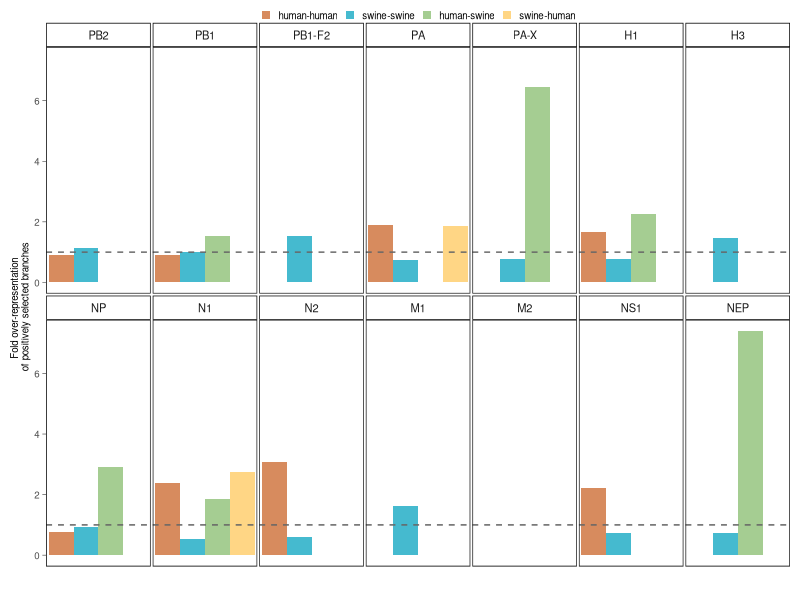

Reproduce this figure in R. (Note: this script raises an error after producing the figure.)
library(tidyverse)
library(dplyr)
library(ggplot2)
library(ggpubr)

setwd("PATH_TO_PROJECT_DIRECTORY")

#######################################
### Figure 3 - absrel and meme overview


theme1 <- theme(plot.title = element_blank(),
                legend.position = "top",
                legend.title = element_blank(),
                legend.key.size = unit(7, "points"),
                legend.text = element_text(size = 7),
                legend.spacing = unit(-0.5, "pt"),
                legend.margin = margin(unit(c(0.1,0,0.5,0.1), "lines")),
                axis.text.x = element_blank(),
                axis.ticks.x=element_blank(),
                axis.text.y = element_text(size = 7),
                axis.title.y = element_text(size = 7),
                axis.line = element_line(size = 0.1),
                axis.ticks = element_line(size = 0.2),
                strip.background = element_rect(linewidth = 0.5),
                strip.text = element_text(size = 8),
                panel.spacing.x = unit(0.1, "lines"), 
                panel.spacing.y = unit(0.1, "lines"),
                panel.grid.minor.x = element_blank(),
                panel.grid.major.x = element_blank(),
                panel.border = element_rect(fill = NA, color = "grey10", linewidth = 0.5),
                legend.box.spacing = unit(0.1, "lines"),
                plot.margin = unit(c(0.5,0.5,0.5,0.5), "lines"))

##
absrel <- read.table("selection_analysis/branch_selection.txt", header = TRUE) %>%
  mutate(Trait = case_when(
    Trait == "hu-hu" ~ "human-human",
    Trait == "sw-sw" ~ "swine-swine",
    Trait == "sw-hu" ~ "swine-human",
    Trait == "hu-sw" ~ "human-swine"))

trait_order <- c("human-human","swine-swine","human-swine", "swine-human")
protein_order <- c("PB2", "PB1", "PB1-F2", "PA", "PA-X", "H1", "H3", "NP", "N1", "N2", "M1", "M2", "NS1", "NEP")
absrel$Trait <- factor(absrel$Trait, levels=trait_order)
absrel$Segment <- factor(absrel$Segment, levels=protein_order)


absrel <- absrel %>%
  group_by(Segment) %>%
  mutate(total_selected = sum(N_selected_branches),
         selected_trait_of_total = N_selected_branches/total_selected,
         frac_trait_branches = Total_branches_trait/Total_branches_tree,
         norm_frac_selected = selected_trait_of_total/frac_trait_branches)


###########

# Plot

branch_selection_overview <- ggplot(absrel, aes(x = Trait, y = norm_frac_selected, fill = Trait)) +
  geom_bar(stat = "identity", position = "dodge", width = 1) +
  geom_hline(yintercept = 1, linetype = "dashed", color = "grey40") +
  labs(title = "",
       x = "",
       y = "Fold over-representation \nof positively selected branches") +
  scale_fill_manual(values = c("#D78B5E", "#45BACF", "#A5CD92", "#FFD685")) +
  facet_wrap(~Segment, nrow=2) +
  theme_classic() +
  theme1


##
meme <- read.table("selection_analysis/meme_selection.txt", header = TRUE)

trait_order <- c("human-human","swine-swine","human-swine", "swine-human")
protein_order <- c("PB2", "PB1", "PB1-F2", "PA", "PA-X", "H1", "H3", "NP", "N1", "N2", "M1", "M2", "NS1", "NEP")
meme$trait <- factor(meme$trait, levels=trait_order)
meme$protein <- factor(meme$protein, levels=protein_order)

meme <- meme %>%
  filter(!protein == "PB1-F2")

codon_selection_overview <- ggplot(meme, aes(x = trait, y = proportion_selected_positions, fill = trait)) +
  geom_bar(stat = "identity", position = "dodge", width = 1) +
  labs(title = "",
       x = "",
       y = "% codons under positive selection") +
  scale_fill_manual(values = c("#D78B5E", "#45BACF", "#A5CD92", "#FFD685")) +
  facet_wrap(~protein, nrow=2) +
  theme_classic() +
  theme1


###
Figure3_combined_plot <- ggarrange(branch_selection_overview, codon_selection_overview,
                               ncol = 1,
                               nrow = 2,
                               common.legend = TRUE,
                               legend = "top",
                               labels = c("a", "b"), 
                               font.label = list(size = 10))

ggsave("figures_tables/figure3_S3S4_selection/figure3_combined_selection_overview.png", plot = Figure3_combined_plot, dpi = 600, width = 8.5 , height = 15, units = "cm" )


################################################################################

# Sup. figures - unique vs shared selected positions

meme2 <- meme %>%
  select(protein, position, trait) %>%
  mutate(trait = case_when(
    trait == "human-human" ~ "hu-hu",
    trait == "swine-swine" ~ "sw-sw",
    trait == "swine-human" ~ "sw-hu",
    trait == "human-swine" ~ "hu-sw"))

trait_order <- c("hu-hu","sw-sw","hu-sw", "sw-hu")
protein_order <- c("PB2", "PB1", "PA", "PA-X", "H1", "H3", "NP", "N1", "N2", "M1", "M2", "NS1", "NEP")
meme2$trait <- factor(meme2$trait, levels=trait_order)
meme2$protein <- factor(meme2$protein, levels=protein_order)

# Count how many traits each position is associated with within each segment
position_counts <- meme2 %>%
  group_by(protein, position) %>%
  summarise(num_traits = n_distinct(trait), .groups = 'drop')
# Merge back with the original data and categorize positions as unique or shared
categorized_data <- meme2 %>%
  left_join(position_counts, by = c("protein", "position")) %>%
  mutate(status = ifelse(num_traits > 1, "shared", "unique"))
# Summarize the count of unique and shared positions for each trait within each segment
trait_summary <- categorized_data %>%
  group_by(protein, trait, status) %>%
  summarise(count = n_distinct(position), .groups = 'drop')

proportion_shared <- ggplot(trait_summary, aes(x = trait, y = count, fill = status)) +
  geom_bar(stat = "identity", position = "fill") +
  facet_wrap(~protein, ncol = 4) +
  labs(y = "Proportion of selected positions", x = "Trait") +
  scale_fill_manual(values = c("#B7B7A6", "#91A178")) +
  theme_classic() +
  theme(plot.title = element_blank(),
        legend.position = "top",
        legend.title = element_blank(),
        legend.key.size = unit(6, "points"),
        legend.text = element_text(size = 6),
        axis.text.x = element_text(size = 6, angle = 45, hjust = 1, vjust = 1.1),
        axis.ticks.x=element_blank(),
        axis.text.y = element_text(size = 6),
        axis.title.x = element_blank(),
        axis.title.y = element_text(size = 7),
        axis.line = element_line(size = 0.5),
        axis.ticks = element_line(size = 0.5),
        strip.background = element_rect(size = 0.6),
        strip.text = element_text(size = 7),
        panel.spacing.x = unit(0.2, "lines"), 
        panel.spacing.y = unit(0.1, "lines"),
        panel.grid.minor.x = element_blank(),
        panel.grid.major.x = element_blank(),
        panel.border = element_rect(fill = NA, color = "grey10", linewidth = 0.5),
        legend.box.spacing = unit(0.1, "lines"),
        plot.margin = unit(c(0.5,0.2,0,0.2), "lines"))


# Identify shared positions and associated traits
shared_positions <- meme2 %>%
  group_by(protein, position) %>%
  summarise(traits = toString(sort(unique(trait))), .groups = 'drop') %>%
  filter(n_distinct(traits) > 1) %>%
  mutate(traits = str_replace_all(traits, ",", ";"))
# Count occurrences of each shared trait combination
shared_counts <- shared_positions %>%
  group_by(protein, traits) %>%
  summarise(count = n(), .groups = 'drop')

shared_counts$traits <- factor(shared_counts$traits, levels=c("hu-hu", "sw-sw", "hu-sw", "sw-hu", 
                                                              "hu-hu; sw-sw", "hu-hu; hu-sw", "hu-hu; sw-hu",
                                                              "sw-sw; hu-sw", "sw-sw; sw-hu",
                                                              "hu-hu; sw-sw; hu-sw",
                                                              "hu-hu; sw-sw; sw-hu",
                                                              "sw-sw; hu-sw; sw-hu",
                                                              "hu-hu; sw-sw; hu-sw; sw-hu"))

distribution_shared <- ggplot(shared_counts, aes(x = traits, y = count, fill = traits)) +
  geom_bar(stat = "identity", position = "dodge") +
  facet_wrap(~protein, ncol = 2) +
  labs(y = "Count of selected positions", fill = "Transmission types") +
  scale_fill_manual(values = c("#D78B5E", "#45BACF", "#A5CD92", "#FFD685", 
                               "#8EA296", "#B1A175", "#EBB071", 
                               "#75C3B0", "#A2C8AA", 
                               "#91A885", 
                               "#D2D18B", 
                               "#A3C3C1", 
                               "#B0AF70")) +
  theme_classic() +
  guides(fill=guide_legend(nrow=4))+
  theme(plot.title = element_blank(),
        legend.position = "top",
        legend.title = element_blank(),
        legend.key.size = unit(6, "points"),
        legend.text = element_text(size = 6),
        axis.text.x = element_blank(),
        axis.ticks.x=element_blank(),
        axis.text.y = element_text(size = 6),
        axis.title.x = element_blank(),
        axis.title.y = element_text(size = 7),
        axis.line = element_line(size = 0.5),
        axis.ticks = element_line(size = 0.5),
        strip.background = element_rect(size = 0.6),
        strip.text = element_text(size = 7),
        panel.spacing.x = unit(0.2, "lines"), 
        panel.spacing.y = unit(0.1, "lines"),
        panel.grid.minor.x = element_blank(),
        panel.grid.major.x = element_blank(),
        panel.border = element_rect(fill = NA, color = "grey10", linewidth = 0.5),
        legend.box.spacing = unit(0.1, "lines"),
        plot.margin = unit(c(0.5,0.2,0,0.2), "lines"))


combined_shared_proportions <- ggarrange(proportion_shared, distribution_shared,
                                         ncol = 2,
                                         nrow = 1,
                                         labels = c("a", "b"),
                                         widths = c(1,1.2),
                                         font.label = list(size = 10))
## shared positions with FUBAR

fubar <- read.table("figures_tables/figure3_S3S4_selection/FUBAR_selected_positions.txt", header = TRUE)

merged_meme_fubar <- fubar %>%
  dplyr::rename(position = site) %>%
  filter(prob_neg > 0.9 | prob_pos > 0.9) %>%
  select(protein, position, prob_neg, prob_pos, omega) %>%
  inner_join(meme, by = c("protein", "position")) %>%
  group_by(protein, trait) %>%
  summarise(
    overlap_neg = sum(prob_neg > 0.9, na.rm = TRUE),
    overlap_pos = sum(prob_pos > 0.9, na.rm = TRUE)
  )

total_meme_counts <- meme %>%
  group_by(protein, trait) %>%
  summarise(total_positions = n())
   
meme_fubar_proportions <- merged_meme_fubar %>%
  inner_join(total_meme_counts, by = c("protein", "trait")) %>%
  mutate(
    "proportion positive" = (overlap_pos / total_positions)*100,
    "proportion purifying" = (overlap_neg / total_positions)*100
  )

shared_sites <- meme_fubar_proportions %>%
  select(protein, trait,  "proportion positive", "proportion purifying") %>%
  pivot_longer(cols = c("proportion positive", "proportion purifying"), names_to = "type", values_to = "proportion") %>%
  mutate(type = factor(type, levels = c("proportion positive", "proportion purifying"), labels = c("positive", "purifying")))

shared_sites$trait <- factor(shared_sites$trait, levels=trait_order)
shared_sites$protein <- factor(shared_sites$protein, levels=protein_order)



FUBAR_site_proportions <- ggplot(shared_sites, aes(x = trait, y = proportion, fill = trait, alpha = type)) +
  geom_bar(stat = "identity", position = "stack") +
  labs(title = "",
       x = "",
       y = "% MEME selected sites with selection by FUBAR",
       fill = "") +
  scale_fill_manual(values = c("#D78B5E", "#45BACF", "#A5CD92", "#FFD685")) +
  scale_alpha_manual(values = c(1, 0.3)) +
  scale_y_continuous(limits = c(0, 100.1), expand = c(0, 0.0)) +
  facet_wrap(~ protein, nrow = 1) +
  theme_classic() +
  theme1

FUBAR_site_proportions <- ggarrange(FUBAR_site_proportions,
                                    ncol = 1,
                                    nrow = 1,
                                    labels = c("c"),
                                    font.label = list(size = 10))


figS4 <- ggarrange(combined_shared_proportions, FUBAR_site_proportions,
                   ncol = 1,
                   nrow = 2,
                   heights = c(1.7,1))


ggsave("figures_tables/figure3_S3S4_selection/figureS4_selection_shared_overview.png", plot = figS4, dpi = 600, width = 18 , height = 25, units = "cm" )


#######################################

# Table of positively selected positions and mutations 

mut_data <- read.table("figures_tables/figure2_mut_count_plots/mut_table.txt", header = TRUE)

muts_at_selected_pos <- meme %>%
  select(protein, position, trait) %>%
  inner_join(mut_data, by = c("protein" = "protein", "position" = "seq_pos", "trait" = "trait")) %>%
  select(protein, trait, position, mut, mutfreq)

selection_mut_list <- muts_at_selected_pos %>%
  group_by(protein, position, trait) %>%
  arrange(desc(mutfreq), .by_group =  TRUE) %>%
  summarise(mutations = paste(mut, "(", mutfreq, ")", sep = "", collapse = ", ")) %>%
  ungroup() %>%
  mutate(trait = case_when(
    trait == "human-human" ~ "hu-hu",
    trait == "swine-swine" ~ "sw-sw",
    trait == "swine-human" ~ "sw-hu",
    trait == "human-swine" ~ "hu-sw"))

protein_order <- c("PB2", "PB1", "PB1-F2", "PA", "PA-X", "H1", "H3", "NP", "N1", "N2", "M1", "M2", "NS1", "NEP")

selection_mut_list$protein <- factor(selection_mut_list$protein, levels=protein_order)
selection_mut_list <- selection_mut_list %>%
  arrange(protein)

write.table(selection_mut_list, "figures_tables/figure3_S3S4_selection/selected_positions_mut_list.txt",
            sep = "\t", row.names = FALSE, quote = FALSE)


